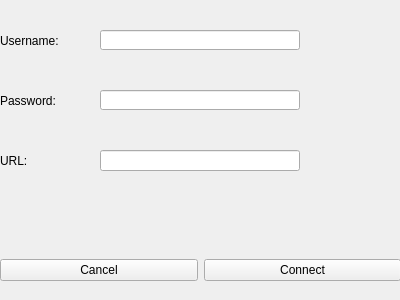
<?xml version="1.0" encoding="UTF-8"?>
<ui version="4.0">
 <class>loginwindow</class>
 <widget class="QWidget" name="loginwindow">
  <property name="geometry">
   <rect>
    <x>0</x>
    <y>0</y>
    <width>400</width>
    <height>300</height>
   </rect>
  </property>
  <property name="windowTitle">
   <string>Login</string>
  </property>
  <widget class="QWidget" name="horizontalLayoutWidget">
   <property name="geometry">
    <rect>
     <x>0</x>
     <y>230</y>
     <width>401</width>
     <height>80</height>
    </rect>
   </property>
   <layout class="QHBoxLayout" name="horizontalLayout">
    <item>
     <widget class="QPushButton" name="cancelButton">
      <property name="text">
       <string>Cancel</string>
      </property>
     </widget>
    </item>
    <item>
     <widget class="QPushButton" name="connectButton">
      <property name="text">
       <string>Connect</string>
      </property>
     </widget>
    </item>
   </layout>
  </widget>
  <widget class="QLineEdit" name="passwordLine">
   <property name="geometry">
    <rect>
     <x>100</x>
     <y>90</y>
     <width>200</width>
     <height>20</height>
    </rect>
   </property>
   <property name="sizePolicy">
    <sizepolicy hsizetype="Expanding" vsizetype="Fixed">
     <horstretch>0</horstretch>
     <verstretch>0</verstretch>
    </sizepolicy>
   </property>
   <property name="echoMode">
    <enum>QLineEdit::Password</enum>
   </property>
  </widget>
  <widget class="QLineEdit" name="usernameLine">
   <property name="geometry">
    <rect>
     <x>100</x>
     <y>30</y>
     <width>200</width>
     <height>20</height>
    </rect>
   </property>
  </widget>
  <widget class="QLabel" name="label">
   <property name="geometry">
    <rect>
     <x>0</x>
     <y>150</y>
     <width>69</width>
     <height>21</height>
    </rect>
   </property>
   <property name="text">
    <string>URL:</string>
   </property>
  </widget>
  <widget class="QLabel" name="label_3">
   <property name="geometry">
    <rect>
     <x>0</x>
     <y>30</y>
     <width>69</width>
     <height>21</height>
    </rect>
   </property>
   <property name="text">
    <string>Username: </string>
   </property>
  </widget>
  <widget class="QLineEdit" name="urlLine">
   <property name="geometry">
    <rect>
     <x>100</x>
     <y>150</y>
     <width>200</width>
     <height>21</height>
    </rect>
   </property>
  </widget>
  <widget class="QLabel" name="label_2">
   <property name="geometry">
    <rect>
     <x>0</x>
     <y>90</y>
     <width>69</width>
     <height>21</height>
    </rect>
   </property>
   <property name="text">
    <string>Password: </string>
   </property>
  </widget>
  <widget class="QLabel" name="statusLabel">
   <property name="geometry">
    <rect>
     <x>40</x>
     <y>200</y>
     <width>311</width>
     <height>20</height>
    </rect>
   </property>
   <property name="text">
    <string/>
   </property>
   <property name="alignment">
    <set>Qt::AlignCenter</set>
   </property>
  </widget>
 </widget>
 <tabstops>
  <tabstop>usernameLine</tabstop>
  <tabstop>passwordLine</tabstop>
  <tabstop>urlLine</tabstop>
  <tabstop>cancelButton</tabstop>
  <tabstop>connectButton</tabstop>
 </tabstops>
 <resources/>
 <connections/>
</ui>
